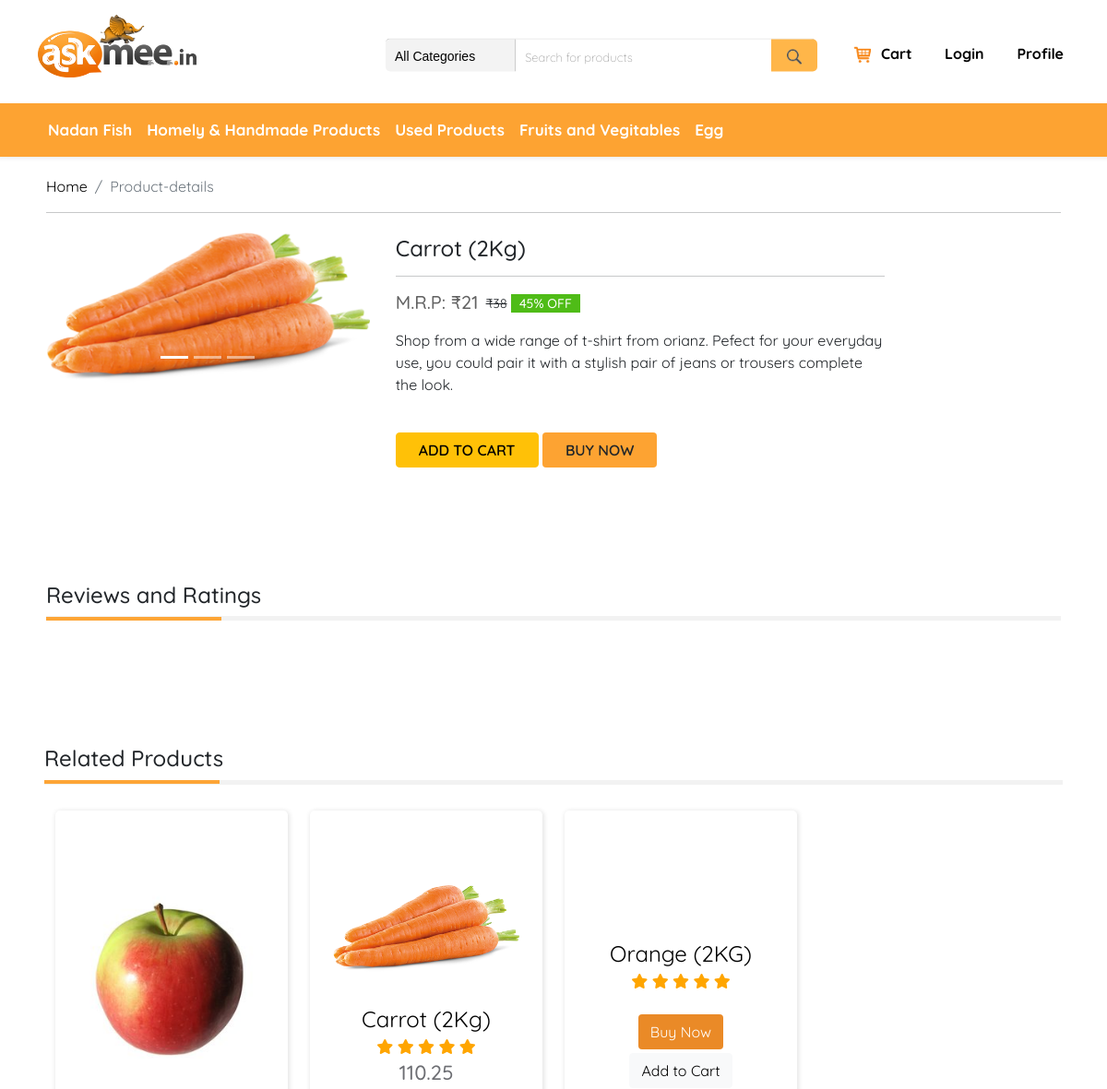
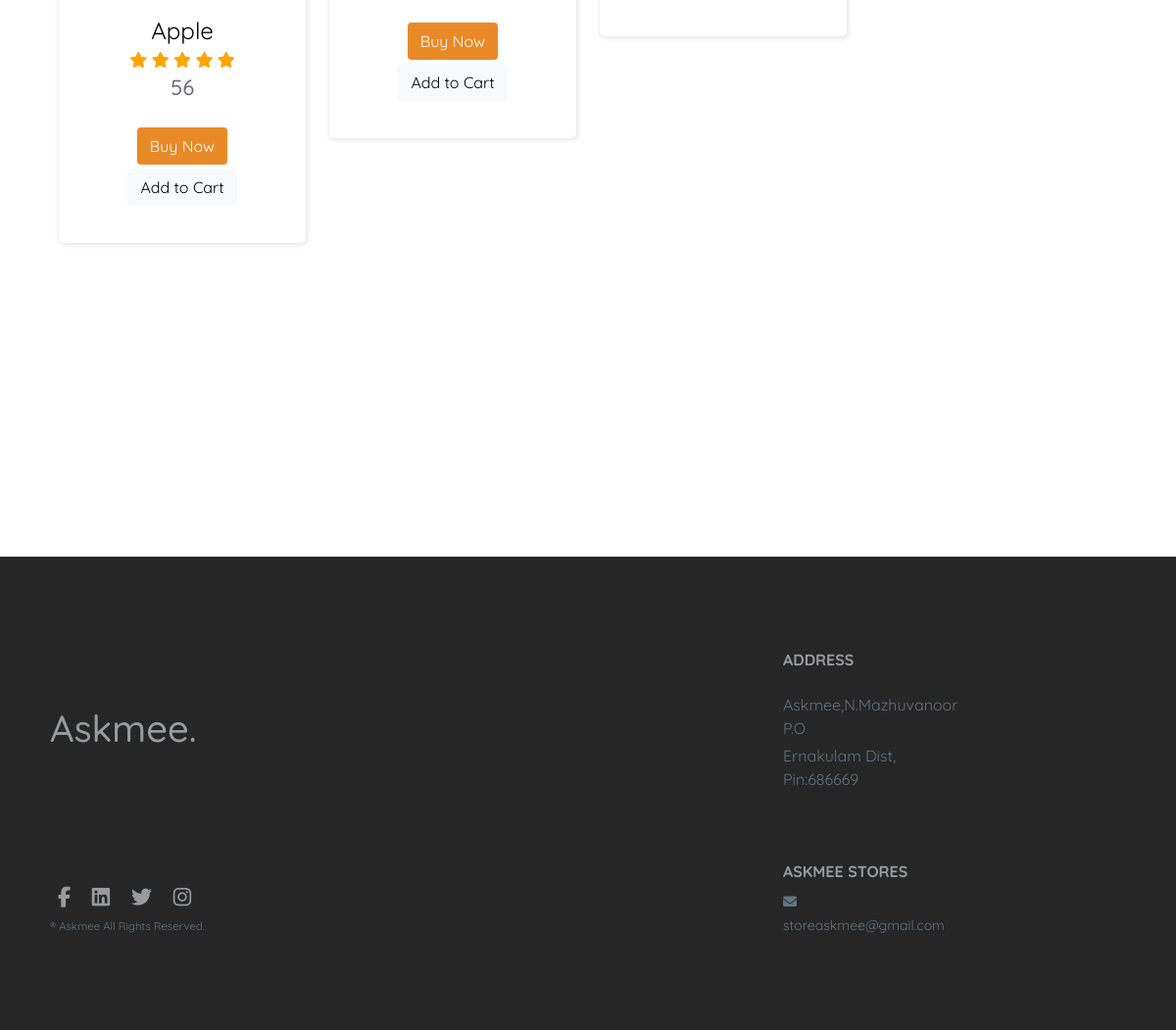
/product/view/6, run on the app's committed database (2 pictures, top to bottom).
### tables this page shows
CREATE TABLE `as_categories` (
  `c_id` bigint(20) NOT NULL,
  `category_name` varchar(60) NOT NULL,
  `category_url` varchar(255) NOT NULL,
  `c_status` int(3) NOT NULL DEFAULT 1 COMMENT '1 = Active, 0 = Inactive'
);

CREATE TABLE `as_products` (
  `p_id` bigint(20) NOT NULL,
  `master_product_id` bigint(20) NOT NULL,
  `vendor_id` bigint(20) UNSIGNED NOT NULL,
  `actual_price` float NOT NULL,
  `vendor_price` float NOT NULL,
  `offer_price` float NOT NULL,
  `description` longtext NOT NULL,
  `quantity` bigint(10) NOT NULL,
  `product_status` int(1) NOT NULL DEFAULT 1 COMMENT '1= Active, 0= Inactive'
);

CREATE TABLE `as_product_images` (
  `id` bigint(20) NOT NULL,
  `product_id` bigint(20) NOT NULL,
  `image_url` varchar(60) NOT NULL
);

CREATE TABLE `as_product_master` (
  `id` bigint(20) NOT NULL,
  `product_name` varchar(90) NOT NULL,
  `category_id` bigint(20) NOT NULL,
  `commission_id` bigint(20) UNSIGNED NOT NULL
);

### application/helpers/navbar_helper.php (called while the page is built)
<?php if ( ! defined('BASEPATH')) exit('No direct script access allowed');
    if(!function_exists('navbar_helper_ex')){
    function navbar_helper_ex(){
        $CI = get_instance();
        $CI->load->model('addproduct_model');
        $category_name = $CI->addproduct_model->get_category();
        $data['category'] = $category_name;
        $CI->load->view('templates/navbar',$data);
    }
}
?>

### application/controllers/Product.php (called while the page is built, shortened)
<?php
class Product extends CI_Controller {
    function __construct()
    {
        $this->load->model('productlist_model');
    }
    public function view($page){
        $product_data = $this->productlist_model->get_product_data($page);
        $category_products = $this->productlist_model->get_category_data($product_data[0]->c_id);
        $data['products'] = $category_products;
        $data['product_data'] = $product_data;
        $this->load->view('templates/header');
        $this->load->helper('navbar');
        echo navbar_helper_ex();
		$this->load->view('product_view', $data);
		$this->load->view('templates/footer');
    }
}

### index.php (called while the page is built, shortened)
<?php
require_once BASEPATH.'core/CodeIgniter.php';

### application/models/Addproduct_model.php (called while the page is built, shortened)
<?php
class Addproduct_model extends CI_Model{
    function get_category(){
        $this->db->order_by('category_name', 'asc');
        $query= $this->db->query('SELECT c_id, category_name, category_url FROM as_categories WHERE c_status=1');
        $result = $query->result();
        return $result;
    }
}
?>

### application/models/Productlist_model.php (called while the page is built, shortened)
<?php
class Productlist_model extends CI_Model{
    function get_product_data($id)
    {
        $this->db->reset_query();
        $this->db->select('*');
        $this->db->from('as_products');
        $this->db->where('as_products.p_id', $id);
        $this->db->join('as_product_master', 'id = master_product_id', 'left');
        $this->db->join('as_user', 'user_id = vendor_id', 'left');
        $this->db->join('as_categories', 'as_categories.c_id = as_product_master.category_id', 'left');
        $this->db->join('as_commission', 'as_commission.com_id = as_product_master.commission_id');
        $this->db->join('as_product_images', 'as_product_images.product_id = as_products.p_id', 'left');
        $query = $this->db->get();
        $result = $query->result();
        if($result[0]->product_status == 1){
            return $result;
        }
        else{
            return false;
        }
    }
    function get_category_data($c_id){
        $this->db->reset_query();
        $this->db->select('*');
        $this->db->from('as_product_master');
        $this->db->where('as_product_master.category_id', $c_id);
        $this->db->join('as_products', 'master_product_id = id AND product_status = 1', 'left');
        $this->db->select('p_id, product_name, category_id, actual_price, offer_price, vendor_price, description, quantity, product_status, category_name');
        $this->db->join('as_categories', 'c_id = category_id');
        $query = $this->db->get()->result_array();
        if(count($query) > 0){
          foreach($query as $i=>$product) {
            $this->db->where('product_id', $product['p_id']);
            $images_query = $this->db->get('as_product_images')->result_array();
            $query[$i]['product_images'] = $images_query;
          }
        }
        else{
           $this->db->reset_query();
        $this->db->select('*');
        $this->db->where('c_id', $c_id);
        $query_1 = $this->db->get('as_categories')->result_array();
           $query[0]['category_name'] = $query_1[0]['category_name'];
        }
        return $query;
    }
}
?>

### application/views/product_view.php (the view, shortened to what this page needs)
<div class="container-fluid">
            <div class="col-sm-12 col-md-12 col-lg-12 content-area"  style="margin-top:-30px;" >
                <nav aria-label="breadcrumb">
                    <ol class="breadcrumb">
                        <li class="breadcrumb-item"><a href="<?php echo base_url(''); ?>">Home</a></li>
                        <li class="breadcrumb-item active" aria-current="page">Product-details</li>
                    </ol>
                </nav>
                <hr>
            </div>
        </div>
        <div class="container-fluid mt-1 mb-1">
            <div class="">
                <div class="col-sm-12 col-md-12 col-lg-12 content-area " style="padding-top:0;margin-top:-50px;">
                    <div class="">
                        <div class="row">
                            <div class="col-md-4">
                            <div id="carouselExampleIndicators" class="carousel slide" data-bs-ride="carousel">
                            <div class="carousel-indicators">
                            <button type="button" data-bs-target="#carouselExampleIndicators" data-bs-slide-to="0" class="active" aria-current="true" aria-label="Slide 1"></button>
                            <button type="button" data-bs-target="#carouselExampleIndicators" data-bs-slide-to="1" aria-label="Slide 2"></button>
                            <button type="button" data-bs-target="#carouselExampleIndicators" data-bs-slide-to="2" aria-label="Slide 3"></button>
                            </div>
                            <div class="carousel-inner">
                            <?php if(isset($product_data[0])){?>
                                            <div class="carousel-item active easyzoom easyzoom--overlay">
                                            <img src="<?php echo base_url('/assets/images/newproducts/'.$product_data[0]->p_id.'/'.$product_data[0]->image_url); ?>" class="d-block w-100" alt="<?php echo($product_data[0]->product_name); ?>">
                                        </div>
                                        <?php } ?>
                           </div>
                           <button class="carousel-control-prev" type="button" data-bs-target="#carouselExampleIndicators" data-bs-slide="prev">
                           <span class="carousel-control-prev-icon" aria-hidden="true"></span>
                          </button>
                          <button class="carousel-control-next" type="button" data-bs-target="#carouselExampleIndicators" data-bs-slide="next">
                          <span class="carousel-control-next-icon" aria-hidden="true"></span>
                         </button>
                          </div>
                        </div>
                            <div class="col-md-6">
                                <div class="product p-1">
                                    <div class="mb-3">
                                        <h4 class="/text-uppercase mb-3"><?php echo($product_data[0]->product_name); ?></h4><hr>
                                        <div class="price d-flex flex-row align-items-center">
                                            <h5 style="margin-bottom: 0;color: #626262;">M.R.P: <span
                                                    class="act-price">₹<?php echo($product_data[0]->offer_price); ?></span></h5>
                                            <div class="ml-2">
                                                <small class="dis-price">₹<?php echo($product_data[0]->actual_price); ?></small> <span class="dis-label"><?php echo round((($product_data[0]->actual_price - $product_data[0]->offer_price) / $product_data[0]->actual_price)*100); ?>%
                                                    OFF</span>
                                            </div>
                                        </div>
                                    </div>
                                    <p class="about"><?php echo($product_data[0]->description); ?></p>
                                    <div class="d-flex">
                                        <div class="cart mt-4 align-items-center buy-btn-container">
                                            <button id="addToCart" class="addToCartBtn btn btn-warning text-uppercase mr-2 px-4">Add to cart</button>
                                           <a href="<?php echo base_url('/buynow/view/'.$product_data[0]->p_id);?>" ><button class="btn bg-theme text-uppercase mr-2 px-4">Buy Now</button></a>
                                        </div>
                                    </div>
                                </div>
                            </div>
                        </div>
                    </div>
                </div>
            </div>
        </div>
    <div class="content-area">
        <div class="d-flex flex-column bd-highlight mb-3">
                <h4 class="title-sub">Reviews and Ratings</h4>
        </div>
      </div>
    <div class="content-area product-slider " style="padding-top:0">
        <div class="row " style="margin-top: 61px;padding-left:10px;padding-right:10px;">
            <h4 class="title-sub">Related Products</h4>
    <?php
    foreach($products as $key=>$product){
        if($product['p_id'] != $product_data[0]->p_id && $key<4){
            ?>
            <div class="col-sm-3 col-6">
               <div class="bbb_deals">
                    <div class="ribbon ribbon-top-right"></div>
                    <div class="bbb_deals_slider_container">
                        <div class=" bbb_deals_item">
                            <div class="bbb_deals_image">
                                <a href="<?php echo base_url('product/view/'.$product['p_id']); ?>"><img src="<?php echo base_url('./assets/images/newproducts/'.$product['p_id'].'/'.$product['product_images'][0]['image_url']); ?>" alt=""></a>
                            </div>
                            <div class="bbb_deals_content">
                                <div class="text-center">
                                    <div class="bbb_deals_item_name">
                                        <a href="<?php echo base_url('product/view/'.$product['p_id']); ?>" class="product-link"> <?php echo $product['product_name']; ?></a>
                                    </div>
                                    <div class="sold_stars ml-auto"> <i class="fa fa-star"></i> <i class="fa fa-star"></i> <i class="fa fa-star"></i> <i class="fa fa-star"></i> <i class="fa fa-star"></i>
                                        <div class="bbb_deals_item_price ml-auto"><?php echo $product['offer_price']; ?></div>
                                    </div><br>
                                    <a href="<?php echo base_url('product/view/'.$product['p_id']); ?>" class="btn btn-theme mb-1">Buy Now</a>
                                    <button id="addToCart<?php echo($product['p_id']); ?>" class="addToCartBtn btn btn-cart mb-1" productId=<?php echo($product['p_id']); ?>>Add to Cart</button>
                                </div>
                            </div>
                        </div>
                    </div>
                </div>
            </div>
        <?php
        }
    }?>
        </div>
    </div>

### application/views/templates/navbar.php (shortened to what this page needs)
<nav class="navbar navbar-expand-lg navbar-light bg-theme navbar-web shift">
            <div class="container-fluid">
                <div class="collapse navbar-collapse" id="navbarSupportedContent">
                    <ul class="navbar-nav me-auto mb-2 mb-lg-0">
                            <?php
                            $count = 0;
                            foreach ($category as $row) {
                                if($count < 7){
                                    echo("<li class='nav-item'>
                                        <a class='nav-link' aria-current='page' href='".base_url('category/view/'.$row->c_id)."'>".$row->category_name."</a>
                                         </li>");
                                }
                                $count++;
                            }?>
                        </ul>
                </div>
            </div>
        </nav>
    </div>

### assets/assets/css/searchbar.css (style rules this page uses)
.btn-cart { color: #000; background-color: #f8f9fa; border-color: #f8f9fa; }

### assets/assets/css/style.css (style rules this page uses)
html { overflow-x: hidden; }
body { font-family: 'Quicksand', sans-serif; }
small { font-size: calc(12px + (15 - 12) * ((100vw - 360px) / (1600 - 360))) !important }
.content-area { padding: 50px; }
.ribbon { width: 150px; height: 150px; overflow: hidden; position: absolute }
.ribbon-top-right { top: -10px; right: -10px }
.ribbon-top-right::before, .ribbon-top-right::after { border-top-color: transparent; border-right-color: transparent }
.ribbon-top-right::before { top: 0; left: 17px }
.ribbon-top-right::after { bottom: 17px; right: 0 }
.sold_stars i { color: orange }
div { display: block; position: relative; -webkit-box-sizing: border-box; -moz-box-sizing: border-box; box-sizing: border-box }
.bbb_deals { width: 100%; margin-right: 7%; padding-top: 80px; padding-left: 25px; padding-right: 25px; padding-bottom: 34px; box-shadow: 1px 1px 5px 1px rgba(0, 0, 0, 0.1); border-radius: 5px; margin: 20px 0px; background: #fff; }
.bbb_deals_slider_container { width: 100% }
.bbb_deals_item { width: 100% !important }
.bbb_deals_image { width: 100% height:213px }
.bbb_deals_image img { width: 100% }
.bbb_deals_content { margin-top: 33px }
.bbb_deals_item_name { font-size: 24px; font-weight: 400; color: #000000 }
.bbb_deals_item_price { font-size: 22px; font-weight: 500; color: #6d6e73 }
.product-link { text-decoration: none; }
a { text-decoration: none !important; color: #000000; }
.btn-theme { background-color: #ea8a27; color: #fff !important; }
.title-sub { text-align: left; border-bottom: 5px solid #f2f2f2; padding: 0 0 9px; }
.title-sub::before { content: ""; height: 4px; width: 190px; background-color: #fda536; position: absolute; top: 38px; }
.container-fluid { padding: 0; }
.bg-theme { background-color: #fda332 !important; }
.navbar-nav { margin-left: 44px; }
.navbar-nav li a { color: #fff !important; font-size: 17px; font-weight: 700; }
.buy-btn-container button { font-size: 16px; font-weight: 600; }
.dis-label { padding: 1px 9px; background: #4fbc17; color: #fff; font-size: 14px; font-weight: 500; }
.dis-price { text-decoration: line-through; margin-left: 8px; }

### assets/assets/css/navbar.css (style rules this page uses)
ul { padding: 0; list-style: none; }
ul li a { display: inline-block; }

### data on the page
as_categories: category_name "Nadan Fish"
as_categories: category_name "Homely & Handmade Products"
as_categories: category_name "Used Products"
as_categories: category_name "Fruits and Vegitables"
as_categories: category_name "Egg"
as_products: p_id.image_url (picture), offer_price "21", actual_price "38", actual_price+offer_price "45", description "Shop from a wide range of t-shirt from orianz. Pefect for your everyday use, you could pair it with a stylish pair of jeans or trousers complete the look."
as_product_master: product_name "Carrot (2Kg)", as_products.p_id (picture), as_products.offer_price "110.25"
as_product_master: as_products.p_id (picture), product_name "Apple", as_products.offer_price "56"
as_product_master: product_name "Orange (2KG)"
